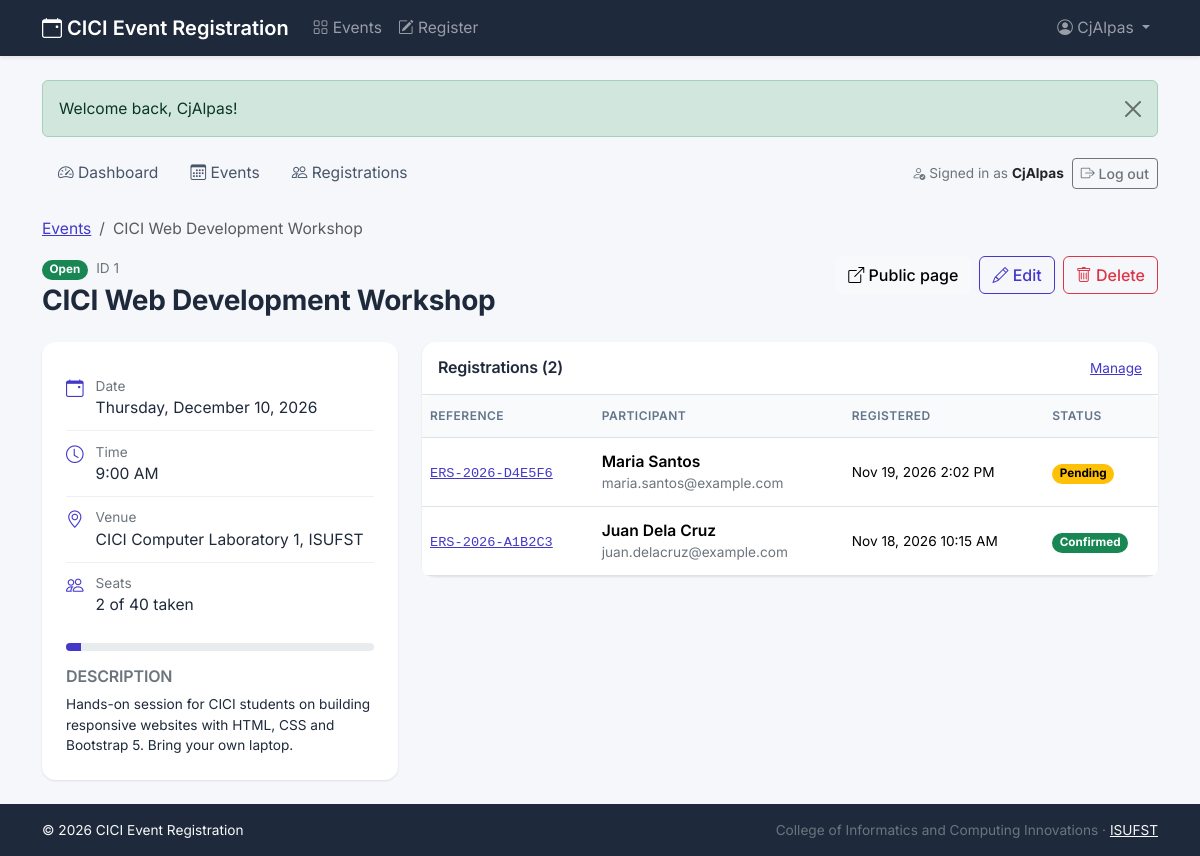
Screenshot of /admin/event_view.php?id=1 (signed in) with the database file from the repository.
### tables this page shows
CREATE TABLE events (
    event_id    INT UNSIGNED      NOT NULL AUTO_INCREMENT,
    event_name  VARCHAR(150)      NOT NULL,
    description TEXT              NULL,
    event_date  DATE              NOT NULL,
    event_time  TIME              NOT NULL,
    venue       VARCHAR(150)      NOT NULL,
    capacity    SMALLINT UNSIGNED NOT NULL DEFAULT 50,    
    status      ENUM('open', 'closed', 'cancelled', 'completed')
                                  NOT NULL DEFAULT 'open',
    created_at  TIMESTAMP         NOT NULL DEFAULT CURRENT_TIMESTAMP,

    PRIMARY KEY (event_id),

     
    CONSTRAINT chk_events_capacity
        CHECK (capacity BETWEEN 1 AND 5000),

     
     
     
    CONSTRAINT chk_events_status
        CHECK (status IN ('open', 'closed', 'cancelled', 'completed')),

     
    CONSTRAINT chk_events_name
        CHECK (CHAR_LENGTH(TRIM(event_name)) > 0),

     
    INDEX idx_events_status_date (status, event_date),
     
    INDEX idx_events_date (event_date)
);

CREATE TABLE registrations (
    registration_id   INT UNSIGNED NOT NULL AUTO_INCREMENT,
    event_id          INT UNSIGNED NOT NULL,              
    full_name         VARCHAR(100) NOT NULL,
    email             VARCHAR(150) NOT NULL,
    phone             VARCHAR(20)  NULL,                  
    registration_date DATETIME     NOT NULL DEFAULT CURRENT_TIMESTAMP,
    status            ENUM('pending', 'confirmed', 'cancelled')
                                   NOT NULL DEFAULT 'pending',
    reference_code    VARCHAR(20)  NOT NULL,              

    PRIMARY KEY (registration_id),

     
    UNIQUE KEY uq_registrations_reference (reference_code),

     
     
     
    UNIQUE KEY uq_registrations_event_email (event_id, email),

     
    INDEX idx_registrations_email (email),
    INDEX idx_registrations_status (status),

     
     
     
    CONSTRAINT fk_registrations_event
        FOREIGN KEY (event_id) REFERENCES events (event_id)
        ON DELETE CASCADE
        ON UPDATE CASCADE,

    CONSTRAINT chk_registrations_status
        CHECK (status IN ('pending', 'confirmed', 'cancelled')),

     
    CONSTRAINT chk_registrations_email
        CHECK (email LIKE '%_@_%._%'),

    CONSTRAINT chk_registrations_name
        CHECK (CHAR_LENGTH(TRIM(full_name)) > 0),

     
    CONSTRAINT chk_registrations_reference
        CHECK (CHAR_LENGTH(reference_code) >= 6)
);

### includes/queries.php (called while the page is built, shortened)
<?php
function find_event(PDO $pdo, int $id, bool $forUpdate = false): ?array
{
    $sql = 'SELECT * FROM events WHERE event_id = ?' . ($forUpdate ? ' FOR UPDATE' : '');
    $stmt = $pdo->prepare($sql);
    $stmt->execute([$id]);
    $event = $stmt->fetch();
    $event['registered'] = registered_count($pdo, $id);
    return $event;
}
function registered_count(PDO $pdo, int $eventId): int
{
    $stmt = $pdo->prepare(
        "SELECT COUNT(*) FROM registrations WHERE event_id = ? AND status <> 'cancelled'"
    );
    $stmt->execute([$eventId]);
    return (int) $stmt->fetchColumn();
}
function list_registrations(PDO $pdo, array $filters = []): array
{
    $where  = [];
    $params = [];
    if (!empty($filters['event_id'])) {
        $where[]  = 'r.event_id = ?';
        $params[] = (int) $filters['event_id'];
    }
    $sql = 'SELECT r.*, e.event_name
            FROM registrations r
            JOIN events e ON e.event_id = r.event_id'
         . ($where ? ' WHERE ' . implode(' AND ', $where) : '')
         . ' ORDER BY r.registration_date DESC, r.registration_id DESC';
    $stmt = $pdo->prepare($sql);
    $stmt->execute($params);
    return $stmt->fetchAll();
}

### includes/auth.php (called while the page is built, shortened)
<?php
function require_admin(): void
{
    global $pdo;
    $stmt = $pdo->prepare('SELECT 1 FROM administrators WHERE admin_id = ?');
    $stmt->execute([$_SESSION['admin_id']]);
}

### admin/event_view.php (the view, shortened to what this page needs)
<?php
require_once __DIR__ . '/../config/database.php';
require_admin();
$id    = filter_input(INPUT_GET, 'id', FILTER_VALIDATE_INT) ?: 0;
$event = find_event($pdo, $id);
$registrations = list_registrations($pdo, ['event_id' => $id]);
$percent = (int) round($event['registered'] / $event['capacity'] * 100);
require_once __DIR__ . '/../includes/header.php';
require_once __DIR__ . '/../includes/admin_nav.php';
?>
<nav aria-label="breadcrumb">
    <ol class="breadcrumb small">
        <li class="breadcrumb-item"><a href="<?= url('admin/events.php') ?>">Events</a></li>
        <li class="breadcrumb-item active" aria-current="page"><?= e($event['event_name']) ?></li>
    </ol>
</nav>
<div class="d-flex flex-column flex-md-row justify-content-between align-items-md-start gap-3 mb-4">
    <div>
        <div class="mb-1"><?= status_badge($event['status']) ?> <span class="text-secondary small ms-1">ID <?= (int) $event['event_id'] ?></span></div>
        <h1 class="h3 fw-bold mb-0"><?= e($event['event_name']) ?></h1>
    </div>
    <div class="d-flex flex-wrap gap-2">
        <a href="<?= url('event.php?id=' . $id) ?>" class="btn btn-light"><i class="bi bi-box-arrow-up-right"></i> Public page</a>
        <a href="<?= url('admin/event_edit.php?id=' . $id) ?>" class="btn btn-outline-primary"><i class="bi bi-pencil"></i> Edit</a>
        <form method="post" action="<?= url('admin/event_delete.php') ?>" class="d-inline">
            <button type="submit" class="btn btn-outline-danger"
                    data-confirm="Delete this event and its <?= count($registrations) ?> registration(s)? This cannot be undone.">
                <i class="bi bi-trash"></i> Delete
            </button>
        </form>
    </div>
</div>
<div class="row g-4">
    <div class="col-lg-4">
        <div class="panel p-4 h-100">
            <ul class="list-unstyled detail-list mb-3">
                <li><i class="bi bi-calendar-event"></i><div><div class="small text-secondary">Date</div><?= date('l, F j, Y', strtotime($event['event_date'])) ?></div></li>
                <li><i class="bi bi-clock"></i><div><div class="small text-secondary">Time</div><?= format_time($event['event_time']) ?></div></li>
                <li><i class="bi bi-geo-alt"></i><div><div class="small text-secondary">Venue</div><?= e($event['venue']) ?></div></li>
                <li><i class="bi bi-people"></i><div><div class="small text-secondary">Seats</div><?= (int) $event['registered'] ?> of <?= (int) $event['capacity'] ?> taken</div></li>
            </ul>
            <div class="progress mb-3" role="progressbar" aria-label="Seats taken" aria-valuenow="<?= $percent ?>"
                 aria-valuemin="0" aria-valuemax="100" style="height: 8px">
                <div class="progress-bar" style="width: <?= $percent ?>%"></div>
            </div>
            <?php if ($event['description']): ?>
                <h2 class="h6 text-uppercase text-secondary fw-semibold">Description</h2>
                <p class="small mb-0"><?= nl2br(e($event['description'])) ?></p>
            <?php endif; ?>
        </div>
    </div>
    <div class="col-lg-8">
        <div class="panel">
            <div class="p-3 border-bottom d-flex justify-content-between align-items-center">
                <h2 class="h6 fw-semibold mb-0">Registrations (<?= count($registrations) ?>)</h2>
                <a href="<?= url('admin/registrations.php?event_id=' . $id) ?>" class="small">Manage</a>
            </div>
            <div class="table-responsive">
                <table class="table table-hover align-middle mb-0">
                    <thead><tr><th>Reference</th><th>Participant</th><th>Registered</th><th>Status</th></tr></thead>
                    <tbody>
                    <?php foreach ($registrations as $r): ?>
                        <tr>
                            <td><a href="<?= url('admin/registration_view.php?id=' . $r['registration_id']) ?>"><code><?= e($r['reference_code']) ?></code></a></td>
                            <td>
                                <div class="fw-semibold"><?= e($r['full_name']) ?></div>
                                <div class="small text-secondary"><?= e($r['email']) ?></div>
                            </td>
                            <td class="small text-nowrap"><?= date('M j, Y g:i A', strtotime($r['registration_date'])) ?></td>
                            <td><?= status_badge($r['status']) ?></td>
                        </tr>
                    <?php endforeach; ?>
                    </tbody>
                </table>
            </div>
        </div>
    </div>
</div>
<?php require_once __DIR__ . '/../includes/footer.php'; ?>

### includes/functions.php (shortened to what this page needs)
<?php
function e(?string $value): string
{
    return htmlspecialchars($value ?? '', ENT_QUOTES, 'UTF-8');
}
function url(string $path = ''): string
{
    return BASE_URL . ltrim($path, '/');
}
function show_flash(): void
{
    $flash = $_SESSION['flash'];
    echo '<div class="alert alert-' . e($flash['type']) . ' alert-dismissible fade show" role="alert">'
        . e($flash['message'])
        . '<button type="button" class="btn-close" data-bs-dismiss="alert" aria-label="Close"></button>'
        . '</div>';
}
function format_time(string $time): string
{
    return date('g:i A', strtotime($time));
}
function status_badge(string $status): string
{
    $colors = [
        'open'      => 'success',
        'confirmed' => 'success',
        'pending'   => 'warning',
        'closed'    => 'secondary',
        'completed' => 'info',
        'cancelled' => 'danger',
    ];
    $color = $colors[$status] ?? 'secondary';
    return '<span class="badge rounded-pill text-bg-' . $color . '">' . e(ucfirst($status)) . '</span>';
}

### assets/css/style.css (style rules this page uses)
:root { --brand: #4338ca; --brand-dark: #312e81; --brand-soft: #eef2ff; --ink: #1e293b; --page-bg: #f6f7fb; --bs-primary: #4338ca; --bs-primary-rgb: 67, 56, 202; --bs-link-color: #4338ca; --bs-link-color-rgb: 67, 56, 202; --bs-link-hover-color: #312e81; --bs-link-hover-color-rgb: 49, 46, 129; --bs-body-color: #1e293b; --bs-body-font-family: "Inter", system-ui, -apple-system, "Segoe UI", Roboto, Arial, sans-serif; }
body { background-color: var(--page-bg); font-size: 0.975rem; }
h1, h2, h3, h4, h5 { color: var(--ink); letter-spacing: -0.01em; }
.btn-outline-primary { --bs-btn-color: var(--brand); --bs-btn-border-color: var(--brand); --bs-btn-hover-bg: var(--brand); --bs-btn-hover-border-color: var(--brand); --bs-btn-active-bg: var(--brand-dark); --bs-btn-active-border-color: var(--brand-dark); }
.btn { font-weight: 500; }
.progress-bar { background-color: var(--brand); }
.panel { background: #fff; border-radius: 0.85rem; box-shadow: 0 1px 2px rgba(30, 41, 59, 0.06), 0 1px 3px rgba(30, 41, 59, 0.05); }
.detail-list li { display: flex; gap: 0.75rem; padding: 0.65rem 0; border-bottom: 1px solid #eef0f4; }
.detail-list li:last-child { border-bottom: 0; }
.detail-list i { color: var(--brand); font-size: 1.1rem; }
.table > :not(caption) > * > * { padding-top: 0.75rem; padding-bottom: 0.75rem; }
.table thead th { font-size: 0.75rem; text-transform: uppercase; letter-spacing: 0.04em; color: #64748b; font-weight: 600; background-color: #f8fafc; white-space: nowrap; }
.table-responsive { border-radius: 0.5rem; position: relative; }

### rows the page displays
events: event_name "CICI Web Development Workshop", status "Open", event_id "1", event_date "Thursday, December 10, 2026", event_time "9:00 AM", venue "CICI Computer Laboratory 1, ISUFST", capacity "40", description "Hands-on session for CICI students on building responsive websites with HTML, CSS and Bootstrap 5. Bring your own laptop."
registrations: reference_code "ERS-2026-D4E5F6", full_name "Maria Santos", email "maria.santos@example.com", registration_date "Nov 19, 2026 2:02 PM", status "Pending"
registrations: reference_code "ERS-2026-A1B2C3", full_name "Juan Dela Cruz", email "juan.delacruz@example.com", registration_date "Nov 18, 2026 10:15 AM", status "Confirmed"

### other values shown
APP_NAME "CICI Event Registration"
$navAdmin['username'] "CjAlpas"
$flash['message'] "Welcome back, CjAlpas!"
current_admin()['username'] "CjAlpas"
$event['registered'] "2"
count($registrations) "2"
ORG_NAME "College of Informatics and Computing Innovations"
